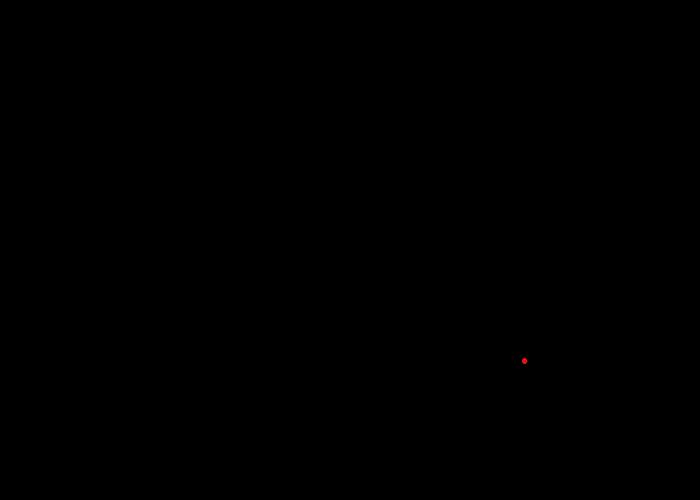
Frame 1 (no input)
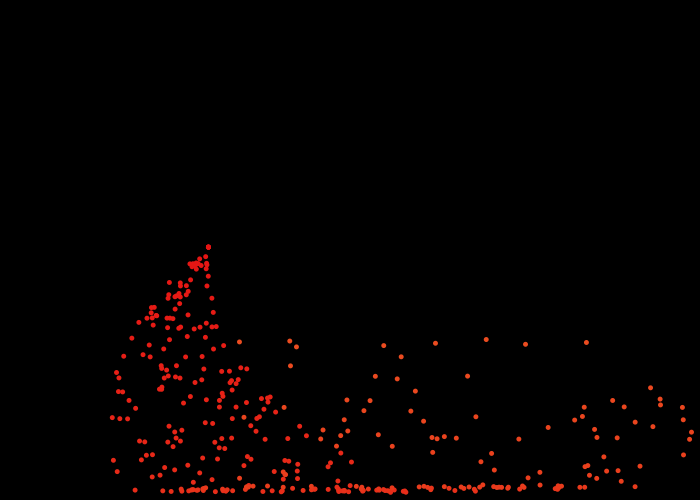
Frame 60 (the mouse pressed at the canvas centre just before this capture)
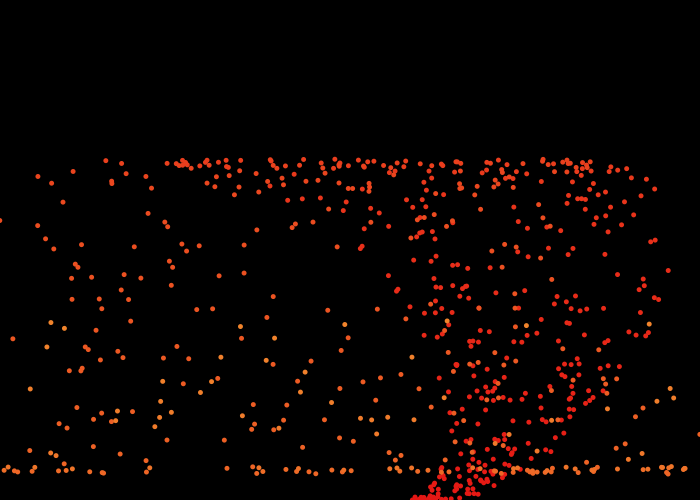
Frame 120 (the mouse held since frame 60 and released just before this capture)

The Processing sketch that drew these frames (run headless with seeded random() and noise(); from frame 60 on, the mouse is pressed at the canvas centre):

// Processing sketch: processing_97973
// ── processing_97973.pde

/*
Borrwed from website "procesig.org"
*/

color night = color(0);
ArrayList sys;
 
 
void setup()
{
  size(700, 500);
  sys = new ArrayList();
 
}
float cx,cy;
void draw()
{
  background(night);
   
 float time = norm(frameCount, 0 , 100);
 float angle = lerp(0,TWO_PI, time);
 float sx = cos(angle);
 float sy = sin(angle);
 cx = map(sx, -1,1,width/4, 3*width/4);
 cy = map(sy, -1,1,width/4, 3*width/4);
 for (float n=random(1,12) ; n>0 ; n--)
  sys.add(new spark(cx,cy) );
  for ( int i=sys.size()-1;  i>0 ; i--)
  {
    spark s = (spark)sys.get(i);
    if (s.alive) {
      s.draw();
      s.move();
       
    } else{
      sys.remove(i);
       
    }
  }
}
 
class spark
{
  color hot = color(#E51313);
  color cold = color(#FEFF48);
 
  int age=0;
  int life=250;
  boolean alive=true;
 
  void draw()
  {
    noStroke();
    age++;
    if (age<life)
    {
      float a = norm (age, 0, life);
      color c = lerpColor (hot, cold, a);
      fill(c);
      ellipse(x, y, 5, 5);
    }
    else
    {
      alive=false;
    }
  }
  float x, y;
  float vx, vy;
  float g=1;
 
  void move ()
  {
    x += vx;
    y+= vy;
    vy+= g;
    if ( y>height)
          y=height;
      vy *= -random(0.3, 0.6);
     
  }
  spark( float xi, float yi)
  {
    x = xi;
    y = yi;
    vx = random(-5, 6);
    vy = random(-5, 6);
  }
}
       
